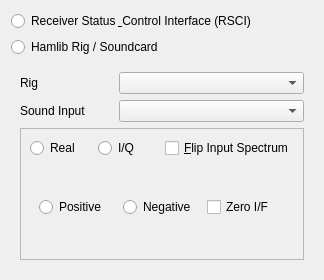
<ui version="4.0" >
 <class>ReceiverInputWidget</class>
 <widget class="QWidget" name="ReceiverInputWidget" >
  <property name="geometry" >
   <rect>
    <x>0</x>
    <y>0</y>
    <width>297</width>
    <height>273</height>
   </rect>
  </property>
  <property name="windowTitle" >
   <string>Form</string>
  </property>
  <layout class="QGridLayout" name="gridLayout_3" >
   <item row="0" column="0" >
    <widget class="QRadioButton" name="radioButtonRSCI" >
     <property name="text" >
      <string>Receiver Status &amp; Control Interface (RSCI)</string>
     </property>
    </widget>
   </item>
   <item row="1" column="0" >
    <widget class="QRadioButton" name="radioButtonLocal" >
     <property name="text" >
      <string>Hamlib Rig / Soundcard</string>
     </property>
    </widget>
   </item>
   <item row="2" column="0" >
    <widget class="QStackedWidget" name="stackedWidgetLR" >
     <property name="currentIndex" >
      <number>1</number>
     </property>
     <widget class="QWidget" name="rsci" >
      <layout class="QGridLayout" name="gridLayout_2" >
       <item row="0" column="0" >
        <widget class="QGroupBox" name="groupBoxStatus" >
         <property name="title" >
          <string>Status</string>
         </property>
         <layout class="QFormLayout" name="formLayout_2" >
          <item row="0" column="0" >
           <widget class="QLabel" name="labelgroup" >
            <property name="text" >
             <string>Multicast Group</string>
            </property>
            <property name="buddy" >
             <cstring>lineEditGroup</cstring>
            </property>
           </widget>
          </item>
          <item row="0" column="1" >
           <widget class="QLineEdit" name="lineEditGroup" />
          </item>
          <item row="1" column="0" >
           <widget class="QLabel" name="labelsport" >
            <property name="text" >
             <string>Port</string>
            </property>
            <property name="buddy" >
             <cstring>lineEditsport</cstring>
            </property>
           </widget>
          </item>
          <item row="1" column="1" >
           <widget class="QLineEdit" name="lineEditsport" />
          </item>
         </layout>
        </widget>
       </item>
       <item row="1" column="0" >
        <widget class="QGroupBox" name="groupBoxControl" >
         <property name="title" >
          <string>Control</string>
         </property>
         <layout class="QFormLayout" name="formLayout_3" >
          <item row="0" column="0" >
           <widget class="QLabel" name="labelHost" >
            <property name="text" >
             <string>Host</string>
            </property>
            <property name="buddy" >
             <cstring>lineEditHost</cstring>
            </property>
           </widget>
          </item>
          <item row="0" column="1" >
           <widget class="QLineEdit" name="lineEditHost" />
          </item>
          <item row="1" column="0" >
           <widget class="QLabel" name="labelcport" >
            <property name="text" >
             <string>Port</string>
            </property>
            <property name="buddy" >
             <cstring>lineEditcport</cstring>
            </property>
           </widget>
          </item>
          <item row="1" column="1" >
           <widget class="QLineEdit" name="lineEditcport" />
          </item>
         </layout>
        </widget>
       </item>
      </layout>
     </widget>
     <widget class="QWidget" name="hamlib_sound" >
      <layout class="QGridLayout" name="gridLayout_5" >
       <item row="0" column="0" >
        <widget class="QLabel" name="labelRig" >
         <property name="sizePolicy" >
          <sizepolicy vsizetype="Preferred" hsizetype="Preferred" >
           <horstretch>0</horstretch>
           <verstretch>0</verstretch>
          </sizepolicy>
         </property>
         <property name="text" >
          <string>Rig</string>
         </property>
         <property name="buddy" >
          <cstring>comboBoxRig</cstring>
         </property>
        </widget>
       </item>
       <item row="0" column="1" colspan="2" >
        <widget class="QComboBox" name="comboBoxRig" >
         <property name="sizePolicy" >
          <sizepolicy vsizetype="Fixed" hsizetype="MinimumExpanding" >
           <horstretch>0</horstretch>
           <verstretch>0</verstretch>
          </sizepolicy>
         </property>
        </widget>
       </item>
       <item row="1" column="0" >
        <widget class="QLabel" name="labelSound" >
         <property name="sizePolicy" >
          <sizepolicy vsizetype="Preferred" hsizetype="Preferred" >
           <horstretch>0</horstretch>
           <verstretch>0</verstretch>
          </sizepolicy>
         </property>
         <property name="text" >
          <string>Sound Input</string>
         </property>
         <property name="buddy" >
          <cstring>comboBoxSound</cstring>
         </property>
        </widget>
       </item>
       <item row="1" column="1" colspan="2" >
        <widget class="QComboBox" name="comboBoxSound" />
       </item>
       <item row="2" column="0" colspan="3" >
        <widget class="QFrame" name="soundInputFrame" >
         <property name="minimumSize" >
          <size>
           <width>0</width>
           <height>0</height>
          </size>
         </property>
         <property name="frameShape" >
          <enum>QFrame::StyledPanel</enum>
         </property>
         <property name="frameShadow" >
          <enum>QFrame::Raised</enum>
         </property>
         <layout class="QGridLayout" name="gridLayout_6" >
          <item row="0" column="0" >
           <widget class="QRadioButton" name="radioButtonReal" >
            <property name="text" >
             <string>Real</string>
            </property>
           </widget>
          </item>
          <item row="0" column="1" >
           <widget class="QRadioButton" name="radioButtonIQ" >
            <property name="text" >
             <string>I/Q</string>
            </property>
           </widget>
          </item>
          <item row="0" column="2" >
           <widget class="QCheckBox" name="CheckBoxFlipSpec" >
            <property name="text" >
             <string>&amp;Flip Input Spectrum</string>
            </property>
           </widget>
          </item>
          <item row="1" column="0" colspan="3" >
           <widget class="QStackedWidget" name="stackedWidgetip" >
            <property name="currentIndex" >
             <number>1</number>
            </property>
            <widget class="QWidget" name="pagereal" >
             <layout class="QGridLayout" name="gridLayout" >
              <item row="0" column="0" >
               <widget class="QRadioButton" name="radioButtonLeft" >
                <property name="text" >
                 <string>Left channel</string>
                </property>
               </widget>
              </item>
              <item row="0" column="1" >
               <widget class="QRadioButton" name="radioButtonRight" >
                <property name="text" >
                 <string>Right channel</string>
                </property>
               </widget>
              </item>
              <item row="0" column="2" >
               <widget class="QRadioButton" name="radioButtonMix" >
                <property name="text" >
                 <string>Mix</string>
                </property>
               </widget>
              </item>
             </layout>
            </widget>
            <widget class="QWidget" name="pageiq" >
             <layout class="QGridLayout" name="gridLayout_4" >
              <item row="0" column="0" >
               <widget class="QRadioButton" name="radioButtonIQPos" >
                <property name="text" >
                 <string>Positive</string>
                </property>
               </widget>
              </item>
              <item row="0" column="1" >
               <widget class="QRadioButton" name="radioButtonIQNeg" >
                <property name="text" >
                 <string>Negative</string>
                </property>
               </widget>
              </item>
              <item row="0" column="2" >
               <widget class="QCheckBox" name="checkBoxzif" >
                <property name="text" >
                 <string>Zero I/F</string>
                </property>
               </widget>
              </item>
             </layout>
            </widget>
           </widget>
          </item>
         </layout>
        </widget>
       </item>
      </layout>
     </widget>
    </widget>
   </item>
  </layout>
 </widget>
 <resources/>
 <connections/>
</ui>
